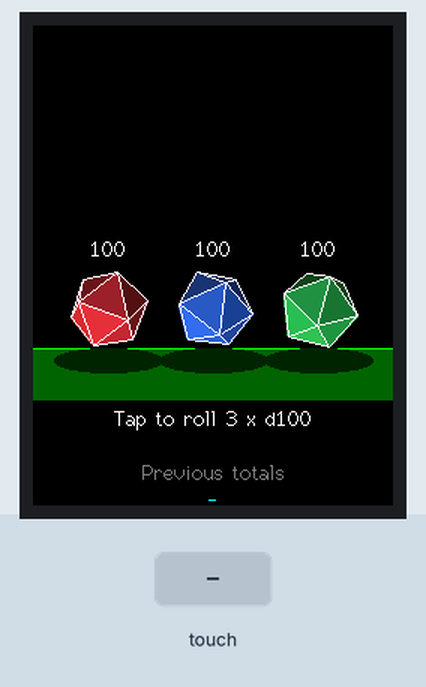
A sketch run on a simulated ESP32. On the bench: 240×320 colour display. The test bench sets the inputs (shaded band). Random numbers use the default seed unless the sketch sets one.

Above: at 1.4 s.
1.5 s: touch panel pressed at 13 % / 10 % of its raw x / y range
At 1.78 s:
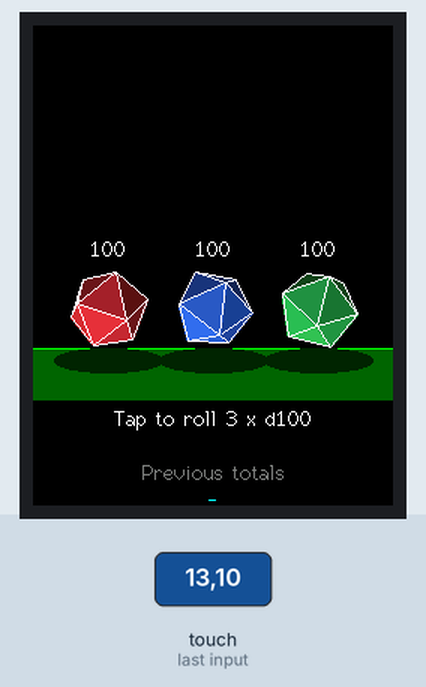
At 2.18 s:
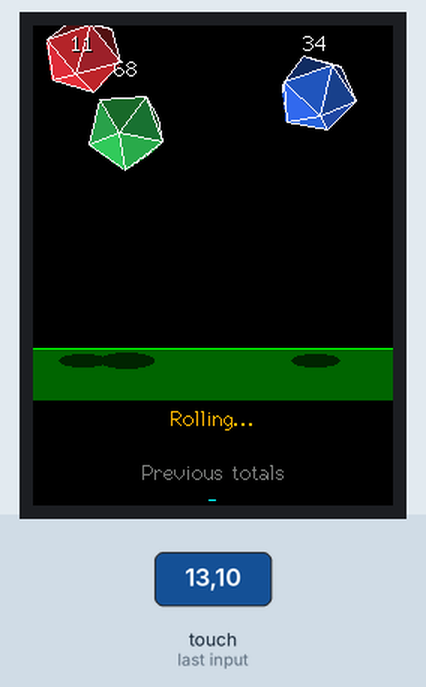
Timing chart, 0 to 4.5 s (numbered marks = the images above; inputs shaded):
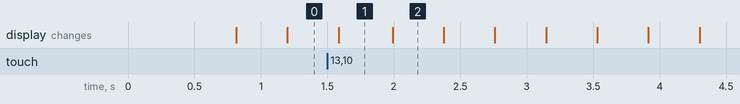

The sketch:

Dice3Roll.ino
```cpp
#include <SPI.h>
#include <TFT_eSPI.h>
#include <XPT2046_Touchscreen.h>

// ---------- Touch pins (CYD) ----------
#define XPT2046_IRQ  36
#define XPT2046_MOSI 32
#define XPT2046_MISO 39
#define XPT2046_CLK  25
#define XPT2046_CS   33

SPIClass touchSPI(VSPI);
XPT2046_Touchscreen ts(XPT2046_CS, XPT2046_IRQ);
TFT_eSPI tft = TFT_eSPI();
TFT_eSprite spr = TFT_eSprite(&tft);

// ---------- Screen / scene ----------
#define SCR_W      240
#define SCR_H      320
#define SPR_H      250
#define FLOOR_Y    215.0f
#define LEFT_WALL  0.0f
#define RIGHT_WALL 240.0f
#define NUM_DICE   3
#define DICE_R     26.0f          // smaller so 3 fit comfortably

// ---------- Icosahedron geometry ----------
const float PHI = 1.618034f;

const float baseVerts[12][3] = {
  {-1,  PHI, 0}, { 1,  PHI, 0}, {-1, -PHI, 0}, { 1, -PHI, 0},
  { 0, -1,  PHI}, { 0,  1,  PHI}, { 0, -1, -PHI}, { 0,  1, -PHI},
  { PHI, 0, -1}, { PHI, 0,  1}, {-PHI, 0, -1}, {-PHI, 0,  1}
};

const uint8_t faces[20][3] = {
  {0,11,5},{0,5,1},{0,1,7},{0,7,10},{0,10,11},
  {1,5,9},{5,11,4},{11,10,2},{10,7,6},{7,1,8},
  {3,9,4},{3,4,2},{3,2,6},{3,6,8},{3,8,9},
  {4,9,5},{2,4,11},{6,2,10},{8,6,7},{9,8,1}
};

// ---------- Physics constants ----------
const float GRAVITY       = 0.55f;
const float BOUNCE        = 0.60f;
const float WALL_BOUNCE   = 0.70f;
const float AIR_DRAG      = 0.995f;
const float ROLL_FRICTION = 0.96f;
const float SPIN_DAMP     = 0.985f;

// ---------- Light ----------
const float lightDir[3] = {0.4f, -0.6f, 0.7f};

// ---------- Dice struct ----------
struct Die {
  float x, y;                 // center position
  float vx, vy;
  float ax, ay, az;           // rotation angles
  float avx, avy, avz;        // angular velocity
  int   result;
  int   shown;                // number currently displayed
  bool  settled;
  float baseR, baseG, baseB;  // color
  float verts[12][3];
  float px[12], py[12];
  unsigned long lastNum;
};

Die dice[NUM_DICE];

// ---------- Game state ----------
enum State { IDLE, ROLLING, SETTLED };
State state = IDLE;
bool wasTouched = false;
int  history[5] = {0, 0, 0, 0, 0};

// ---------- Dice setup ----------
void initDice() {
  float cols[NUM_DICE][3] = {
    {235, 50, 60},    // red
    {50, 110, 240},   // blue
    {50, 200, 90}     // green
  };
  for (int i = 0; i < NUM_DICE; i++) {
    Die &d = dice[i];
    d.x = 50 + i * 70;
    d.y = FLOOR_Y - DICE_R;
    d.vx = d.vy = 0;
    d.ax = 0.4f + i; d.ay = 0.6f + i * 0.7f; d.az = 0;
    d.avx = d.avy = d.avz = 0;
    d.result = 0;
    d.shown = 100;
    d.settled = true;
    d.baseR = cols[i][0]; d.baseG = cols[i][1]; d.baseB = cols[i][2];
    d.lastNum = 0;
  }
}

void rotateVerts(Die &d) {
  float cx = cosf(d.ax), sx = sinf(d.ax);
  float cy = cosf(d.ay), sy = sinf(d.ay);
  float cz = cosf(d.az), sz = sinf(d.az);

  for (int i = 0; i < 12; i++) {
    float x = baseVerts[i][0];
    float y = baseVerts[i][1];
    float z = baseVerts[i][2];

    float y1 = y * cx - z * sx;
    float z1 = y * sx + z * cx;
    float x2 = x * cy + z1 * sy;
    float z2 = -x * sy + z1 * cy;
    float x3 = x2 * cz - y1 * sz;
    float y3 = x2 * sz + y1 * cz;

    d.verts[i][0] = x3;
    d.verts[i][1] = y3;
    d.verts[i][2] = z2;
  }
}

void projectVerts(Die &d) {
  float scale = DICE_R / 1.9f;
  float camDist = 7.0f;
  for (int i = 0; i < 12; i++) {
    float z = d.verts[i][2] + camDist;
    float f = camDist / z;
    d.px[i] = d.x + d.verts[i][0] * scale * f;
    d.py[i] = d.y + d.verts[i][1] * scale * f;
  }
}

uint16_t shadeColor(const Die &d, float b) {
  b = constrain(b, 0.15f, 1.0f);
  return tft.color565((uint8_t)(d.baseR * b),
                      (uint8_t)(d.baseG * b),
                      (uint8_t)(d.baseB * b));
}

struct FaceDraw { float depth; uint8_t idx; };

void drawDie(Die &d) {
  rotateVerts(d);
  projectVerts(d);

  FaceDraw order[20];
  int n = 0;

  for (int f = 0; f < 20; f++) {
    float *a = d.verts[faces[f][0]];
    float *b = d.verts[faces[f][1]];
    float *c = d.verts[faces[f][2]];

    float ux = b[0]-a[0], uy = b[1]-a[1];
    float vx = c[0]-a[0], vy = c[1]-a[1];
    float nz = ux * vy - uy * vx;
    if (nz >= 0) continue;

    order[n].depth = (a[2] + b[2] + c[2]) / 3.0f;
    order[n].idx = f;
    n++;
  }

  for (int i = 0; i < n - 1; i++)
    for (int j = i + 1; j < n; j++)
      if (order[j].depth > order[i].depth) {
        FaceDraw t = order[i]; order[i] = order[j]; order[j] = t;
      }

  for (int i = 0; i < n; i++) {
    int f = order[i].idx;
    float *a = d.verts[faces[f][0]];
    float *b = d.verts[faces[f][1]];
    float *c = d.verts[faces[f][2]];

    float ux = b[0]-a[0], uy = b[1]-a[1], uz = b[2]-a[2];
    float vx = c[0]-a[0], vy = c[1]-a[1], vz = c[2]-a[2];
    float nx = uy * vz - uz * vy;
    float ny = uz * vx - ux * vz;
    float nz = ux * vy - uy * vx;
    float len = sqrtf(nx*nx + ny*ny + nz*nz);
    if (len < 0.0001f) continue;
    nx /= len; ny /= len; nz /= len;

    float bright = -(nx * lightDir[0] + ny * lightDir[1] + nz * lightDir[2]);
    bright = 0.35f + 0.65f * constrain(bright, 0.0f, 1.0f);

    uint16_t col = shadeColor(d, bright);
    int i0 = faces[f][0], i1 = faces[f][1], i2 = faces[f][2];

    spr.fillTriangle((int)d.px[i0], (int)d.py[i0],
                     (int)d.px[i1], (int)d.py[i1],
                     (int)d.px[i2], (int)d.py[i2], col);
    spr.drawTriangle((int)d.px[i0], (int)d.py[i0],
                     (int)d.px[i1], (int)d.py[i1],
                     (int)d.px[i2], (int)d.py[i2], 0xFFDF);
  }
}

// ---------- Scene drawing ----------
void drawShadow(const Die &d) {
  float height = FLOOR_Y - DICE_R - d.y;
  if (height < 0) height = 0;
  float sh = constrain(1.0f - height / 160.0f, 0.15f, 1.0f);
  int shW = (int)(DICE_R * (0.5f + 0.9f * sh));
  int shH = (int)(4 + 4 * sh);
  spr.fillEllipse((int)d.x, (int)FLOOR_Y + 8, shW, shH, 0x0120);
}

void drawScene() {
  spr.fillSprite(0x0000);

  // table
  spr.fillRect(0, (int)FLOOR_Y, SCR_W, SPR_H - (int)FLOOR_Y, 0x0320);
  spr.drawFastHLine(0, (int)FLOOR_Y, SCR_W, 0x07E0);

  // shadows first
  for (int i = 0; i < NUM_DICE; i++) drawShadow(dice[i]);

  // draw dice back-to-front by vertical position (lower on screen = closer)
  int order[NUM_DICE];
  for (int i = 0; i < NUM_DICE; i++) order[i] = i;
  for (int i = 0; i < NUM_DICE - 1; i++)
    for (int j = i + 1; j < NUM_DICE; j++)
      if (dice[order[j]].y < dice[order[i]].y) {
        int t = order[i]; order[i] = order[j]; order[j] = t;
      }

  for (int i = 0; i < NUM_DICE; i++) drawDie(dice[order[i]]);

  // numbers above each die
  spr.setTextDatum(MC_DATUM);
  for (int i = 0; i < NUM_DICE; i++) {
    Die &d = dice[i];
    int ty = (int)d.y - (int)DICE_R - 14;
    if (ty < 12) ty = 12;
    spr.setTextColor(TFT_BLACK);
    spr.drawNumber(d.shown, (int)d.x + 1, ty + 1, 2);
    spr.setTextColor(state == SETTLED ? TFT_YELLOW : TFT_WHITE);
    spr.drawNumber(d.shown, (int)d.x, ty, 2);
  }
  spr.setTextDatum(TL_DATUM);

  spr.pushSprite(0, 0);
}

void drawUI() {
  tft.fillRect(0, SPR_H, SCR_W, SCR_H - SPR_H, TFT_BLACK);
  tft.setTextDatum(MC_DATUM);

  if (state == ROLLING) {
    tft.setTextColor(TFT_ORANGE, TFT_BLACK);
    tft.drawString("Rolling...", SCR_W / 2, SPR_H + 12, 2);
  } else if (state == SETTLED) {
    int total = 0;
    for (int i = 0; i < NUM_DICE; i++) total += dice[i].result;
    tft.setTextColor(TFT_GREEN, TFT_BLACK);
    tft.drawString(String(dice[0].result) + " + " + String(dice[1].result) +
                   " + " + String(dice[2].result) + " = " + String(total),
                   SCR_W / 2, SPR_H + 12, 2);
    tft.setTextColor(TFT_WHITE, TFT_BLACK);
    tft.drawString("Tap to roll again", SCR_W / 2, SPR_H + 30, 2);
  } else {
    tft.setTextColor(TFT_WHITE, TFT_BLACK);
    tft.drawString("Tap to roll 3 x d100", SCR_W / 2, SPR_H + 12, 2);
  }

  tft.setTextColor(TFT_DARKGREY, TFT_BLACK);
  tft.drawString("Previous totals", SCR_W / 2, SPR_H + 48, 2);

  String h = "";
  for (int i = 0; i < 5; i++)
    if (history[i] > 0) h += String(history[i]) + "  ";
  tft.setTextColor(TFT_CYAN, TFT_BLACK);
  tft.drawString(h.length() ? h : "-", SCR_W / 2, SPR_H + 66, 2);
  tft.setTextDatum(TL_DATUM);
}

// ---------- Roll logic ----------
void startRoll() {
  state = ROLLING;

  for (int i = 0; i < NUM_DICE; i++) {
    Die &d = dice[i];
    d.result = random(1, 101);
    d.settled = false;

    bool fromLeft = random(0, 2);
    d.x = fromLeft ? 25 + i * 15 : 215 - i * 15;
    d.y = 20 + i * 25;
    d.vx = (fromLeft ? 1 : -1) * (3.0f + random(0, 35) / 10.0f);
    d.vy = -2.0f + random(0, 25) / 10.0f;

    d.avx = (random(0, 2) ? 1 : -1) * (0.25f + random(0, 20) / 100.0f);
    d.avy = (random(0, 2) ? 1 : -1) * (0.30f + random(0, 20) / 100.0f);
    d.avz = (random(0, 2) ? 1 : -1) * (0.15f + random(0, 15) / 100.0f);
  }
  drawUI();
}

void finishRoll() {
  state = SETTLED;
  int total = 0;
  for (int i = 0; i < NUM_DICE; i++) {
    dice[i].shown = dice[i].result;
    dice[i].vx = dice[i].vy = 0;
    dice[i].avx = dice[i].avy = dice[i].avz = 0;
    total += dice[i].result;
  }
  for (int i = 4; i > 0; i--) history[i] = history[i - 1];
  history[0] = total;
  drawUI();
}

// ---------- Dice-to-dice collisions ----------
void collideDice() {
  float minDist = DICE_R * 1.8f;
  for (int i = 0; i < NUM_DICE - 1; i++) {
    for (int j = i + 1; j < NUM_DICE; j++) {
      Die &a = dice[i];
      Die &b = dice[j];
      float dx = b.x - a.x;
      float dy = b.y - a.y;
      float dist = sqrtf(dx * dx + dy * dy);
      if (dist < minDist && dist > 0.001f) {
        float nx = dx / dist;
        float ny = dy / dist;

        // push apart so they don't overlap
        float overlap = (minDist - dist) * 0.5f;
        a.x -= nx * overlap;  a.y -= ny * overlap;
        b.x += nx * overlap;  b.y += ny * overlap;

        // exchange velocity along the collision normal (equal masses)
        float rvx = b.vx - a.vx;
        float rvy = b.vy - a.vy;
        float vn = rvx * nx + rvy * ny;
        if (vn < 0) {
          float imp = -vn * 0.85f;           // restitution
          a.vx -= imp * nx;  a.vy -= imp * ny;
          b.vx += imp * nx;  b.vy += imp * ny;

          // collision kicks the spin
          a.avy += (random(-10, 11)) / 80.0f;
          b.avy += (random(-10, 11)) / 80.0f;
          a.avx += (random(-10, 11)) / 80.0f;
          b.avx += (random(-10, 11)) / 80.0f;
        }
      }
    }
  }
}

void updateDie(Die &d) {
  if (d.settled) return;
  float floorPos = FLOOR_Y - DICE_R;

  d.vy += GRAVITY;
  d.vx *= AIR_DRAG;
  d.x += d.vx;
  d.y += d.vy;

  bool onFloor = false;
  if (d.y >= floorPos) {
    d.y = floorPos;
    if (fabsf(d.vy) > 2.0f) {
      d.vy = -d.vy * BOUNCE;
      d.avx += (random(-10, 11)) / 100.0f;
      d.avz += (random(-10, 11)) / 100.0f;
    } else {
      d.vy = 0;
      onFloor = true;
    }
    d.vx *= ROLL_FRICTION;
  }

  if (d.x < LEFT_WALL + DICE_R) {
    d.x = LEFT_WALL + DICE_R;
    d.vx = -d.vx * WALL_BOUNCE;
    d.avy = -d.avy * 0.8f;
  }
  if (d.x > RIGHT_WALL - DICE_R) {
    d.x = RIGHT_WALL - DICE_R;
    d.vx = -d.vx * WALL_BOUNCE;
    d.avy = -d.avy * 0.8f;
  }

  if (onFloor) {
    d.avz = -d.vx / DICE_R * 0.9f;
    d.avx *= 0.9f;
    d.avy *= 0.9f;
  } else {
    d.avx *= SPIN_DAMP;
    d.avy *= SPIN_DAMP;
    d.avz *= SPIN_DAMP;
  }

  d.ax += d.avx;
  d.ay += d.avy;
  d.az += d.avz;

  // flickering number, slowing as it slows
  float speed = fabsf(d.vx) + fabsf(d.vy);
  unsigned long interval = 50 + (unsigned long)(constrain(8.0f - speed, 0.0f, 8.0f) * 40);
  if (millis() - d.lastNum > interval) {
    d.lastNum = millis();
    d.shown = random(1, 101);
  }

  // this die has come to rest
  if (onFloor && fabsf(d.vx) < 0.15f) {
    d.settled = true;
    d.shown = d.result;
    d.vx = 0;
    d.avx = d.avy = d.avz = 0;
  }
}

void updatePhysics() {
  for (int i = 0; i < NUM_DICE; i++) updateDie(dice[i]);
  collideDice();

  // wake up a settled die if another die hits it
  for (int i = 0; i < NUM_DICE; i++) {
    if (dice[i].settled && (fabsf(dice[i].vx) > 0.3f)) dice[i].settled = false;
  }

  bool allSettled = true;
  for (int i = 0; i < NUM_DICE; i++)
    if (!dice[i].settled) allSettled = false;
  if (allSettled) finishRoll();
}

// ---------- Setup / Loop ----------
void setup() {
  Serial.begin(115200);

  touchSPI.begin(XPT2046_CLK, XPT2046_MISO, XPT2046_MOSI, XPT2046_CS);
  ts.begin(touchSPI);
  ts.setRotation(0);

  tft.init();
  tft.setRotation(0);
  tft.fillScreen(TFT_BLACK);

  spr.setColorDepth(16);
  if (!spr.createSprite(SCR_W, SPR_H)) {
    Serial.println("Sprite alloc failed, trying 8-bit");
    spr.setColorDepth(8);
    spr.createSprite(SCR_W, SPR_H);
  }

  randomSeed(esp_random());
  initDice();
  drawUI();
}

void loop() {
  bool touched = ts.touched();
  if (touched && !wasTouched && state != ROLLING) {
    startRoll();
  }
  wasTouched = touched;

  if (state == ROLLING) {
    updatePhysics();
  } else {
    // idle: gentle slow spin on all dice
    for (int i = 0; i < NUM_DICE; i++) {
      dice[i].ax += 0.006f + i * 0.002f;
      dice[i].ay += 0.010f - i * 0.002f;
    }
  }

  drawScene();
  delay(12);
}
```

Measured:
- what the display in image 1 shows lasts 0.4 s, from 1.6 s to 2.0 s
